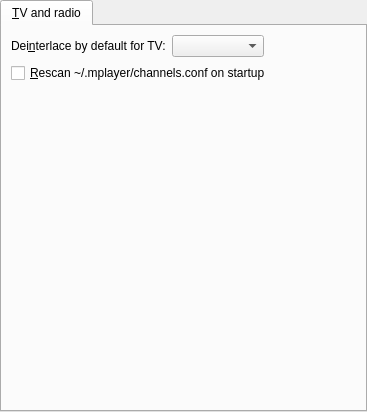
<ui version="4.0" >
 <class>PrefTV</class>
 <widget class="QWidget" name="PrefTV" >
  <property name="geometry" >
   <rect>
    <x>0</x>
    <y>0</y>
    <width>367</width>
    <height>412</height>
   </rect>
  </property>
  <layout class="QVBoxLayout" >
   <property name="leftMargin" >
    <number>0</number>
   </property>
   <property name="topMargin" >
    <number>0</number>
   </property>
   <property name="rightMargin" >
    <number>0</number>
   </property>
   <property name="bottomMargin" >
    <number>0</number>
   </property>
   <item>
    <widget class="QTabWidget" name="tvt_tab" >
     <property name="currentIndex" >
      <number>0</number>
     </property>
     <widget class="QWidget" name="tab" >
      <attribute name="title" >
       <string>&amp;TV and radio</string>
      </attribute>
      <layout class="QVBoxLayout" >
       <item>
        <layout class="QHBoxLayout" >
         <property name="spacing" >
          <number>6</number>
         </property>
         <property name="leftMargin" >
          <number>0</number>
         </property>
         <property name="topMargin" >
          <number>0</number>
         </property>
         <property name="rightMargin" >
          <number>0</number>
         </property>
         <property name="bottomMargin" >
          <number>0</number>
         </property>
         <item>
          <widget class="QLabel" name="label_7" >
           <property name="text" >
            <string>Dei&amp;nterlace by default for TV:</string>
           </property>
           <property name="buddy" >
            <cstring>deinterlace_combo</cstring>
           </property>
          </widget>
         </item>
         <item>
          <widget class="QComboBox" name="deinterlace_combo" >
           <property name="sizePolicy" >
            <sizepolicy vsizetype="Fixed" hsizetype="Expanding" >
             <horstretch>0</horstretch>
             <verstretch>0</verstretch>
            </sizepolicy>
           </property>
          </widget>
         </item>
         <item>
          <spacer>
           <property name="orientation" >
            <enum>Qt::Horizontal</enum>
           </property>
           <property name="sizeHint" >
            <size>
             <width>40</width>
             <height>20</height>
            </size>
           </property>
          </spacer>
         </item>
        </layout>
       </item>
       <item>
        <widget class="QCheckBox" name="rescan_check" >
         <property name="text" >
          <string>&amp;Rescan ~/.mplayer/channels.conf on startup</string>
         </property>
        </widget>
       </item>
       <item>
        <spacer>
         <property name="orientation" >
          <enum>Qt::Vertical</enum>
         </property>
         <property name="sizeHint" >
          <size>
           <width>20</width>
           <height>40</height>
          </size>
         </property>
        </spacer>
       </item>
      </layout>
     </widget>
    </widget>
   </item>
  </layout>
 </widget>
 <tabstops>
  <tabstop>tvt_tab</tabstop>
  <tabstop>deinterlace_combo</tabstop>
  <tabstop>rescan_check</tabstop>
 </tabstops>
 <resources/>
 <connections/>
</ui>
